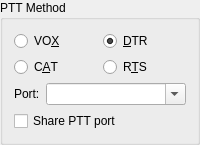
        <widget class="QGroupBox" name="PTT_method_group_box">
         <property name="sizePolicy">
          <sizepolicy hsizetype="Expanding" vsizetype="Preferred">
           <horstretch>0</horstretch>
           <verstretch>0</verstretch>
          </sizepolicy>
         </property>
         <property name="toolTip">
          <string>How this program activates the PTT on your radio</string>
         </property>
         <property name="title">
          <string>PTT Method</string>
         </property>
         <layout class="QGridLayout" name="gridLayout_2">
          <item row="1" column="0">
           <widget class="QRadioButton" name="PTT_CAT_radio_button">
            <property name="toolTip">
             <string>Some radios support PTT via CAT commands,
use this option if your radio supports it and you have no
other hardware interface for PTT.</string>
            </property>
            <property name="text">
             <string>C&amp;AT</string>
            </property>
            <attribute name="buttonGroup">
             <string notr="true">PTT_method_button_group</string>
            </attribute>
           </widget>
          </item>
          <item row="0" column="1">
           <widget class="QRadioButton" name="PTT_DTR_radio_button">
            <property name="toolTip">
             <string>&lt;html&gt;&lt;head/&gt;&lt;body&gt;&lt;p&gt;Use the RS-232 DTR control line to toggle your radio's PTT, requires hardware to inteface the line.&lt;/p&gt;&lt;p&gt;Some commercial interface units also use this method.&lt;/p&gt;&lt;p&gt;The DTR control line of the CAT serial port may be used for this or a DTR control line on a different serial port may be used.&lt;/p&gt;&lt;/body&gt;&lt;/html&gt;</string>
            </property>
            <property name="text">
             <string>&amp;DTR</string>
            </property>
            <property name="checked">
             <bool>true</bool>
            </property>
            <attribute name="buttonGroup">
             <string notr="true">PTT_method_button_group</string>
            </attribute>
           </widget>
          </item>
          <item row="0" column="0">
           <widget class="QRadioButton" name="PTT_VOX_radio_button">
            <property name="toolTip">
             <string>&lt;html&gt;&lt;head/&gt;&lt;body&gt;&lt;p&gt;No PTT activation, instead the radio's automatic VOX is used to key the transmitter.&lt;/p&gt;&lt;p&gt;Use this if you have no radio interface hardware.&lt;/p&gt;&lt;/body&gt;&lt;/html&gt;</string>
            </property>
            <property name="text">
             <string>VO&amp;X</string>
            </property>
            <attribute name="buttonGroup">
             <string notr="true">PTT_method_button_group</string>
            </attribute>
           </widget>
          </item>
          <item row="1" column="1">
           <widget class="QRadioButton" name="PTT_RTS_radio_button">
            <property name="toolTip">
             <string>&lt;html&gt;&lt;head/&gt;&lt;body&gt;&lt;p&gt;Use the RS-232 RTS control line to toggle your radio's PTT, requires hardware to inteface the line.&lt;/p&gt;&lt;p&gt;Some commercial interface units also use this method.&lt;/p&gt;&lt;p&gt;The RTS control line of the CAT serial port may be used for this or a RTS control line on a different serial port may be used. Note that this option is not available on the CAT serial port when hardware flow control is used.&lt;/p&gt;&lt;/body&gt;&lt;/html&gt;</string>
            </property>
            <property name="text">
             <string>R&amp;TS</string>
            </property>
            <attribute name="buttonGroup">
             <string notr="true">PTT_method_button_group</string>
            </attribute>
           </widget>
          </item>
          <item row="2" column="0" rowspan="3" colspan="2">
           <layout class="QFormLayout" name="formLayout_4">
            <property name="fieldGrowthPolicy">
             <enum>QFormLayout::ExpandingFieldsGrow</enum>
            </property>
            <item row="0" column="0">
             <widget class="QLabel" name="PTT_port_label">
              <property name="text">
               <string>Port:</string>
              </property>
              <property name="buddy">
               <cstring>PTT_port_combo_box</cstring>
              </property>
             </widget>
            </item>
            <item row="0" column="1">
             <widget class="QComboBox" name="PTT_port_combo_box">
              <property name="sizePolicy">
               <sizepolicy hsizetype="MinimumExpanding" vsizetype="Fixed">
                <horstretch>1</horstretch>
                <verstretch>0</verstretch>
               </sizepolicy>
              </property>
              <property name="toolTip">
               <string>&lt;html&gt;&lt;head/&gt;&lt;body&gt;&lt;p&gt;Select the RS-232 serial port utilised for PTT control, this option is available when DTR or RTS is selected above as a transmit method.&lt;/p&gt;&lt;p&gt;This port can be the same one as the one used for CAT control.&lt;/p&gt;&lt;p&gt;For some interface types the special value CAT may be chosen, this is used for non-serial CAT interfaces that can control serial port control lines remotely (OmniRig for example).&lt;/p&gt;&lt;/body&gt;&lt;/html&gt;</string>
              </property>
              <property name="editable">
               <bool>true</bool>
              </property>
              <property name="currentText">
               <string/>
              </property>
              <property name="currentIndex">
               <number>-1</number>
              </property>
              <property name="insertPolicy">
               <enum>QComboBox::NoInsert</enum>
              </property>
             </widget>
            </item>
            <item row="1" column="0" colspan="2">
             <widget class="QCheckBox" name="rig_ptt_share_check_box">
              <property name="sizePolicy">
               <sizepolicy hsizetype="Preferred" vsizetype="Fixed">
                <horstretch>0</horstretch>
                <verstretch>0</verstretch>
               </sizepolicy>
              </property>
              <property name="toolTip">
               <string>&lt;html&gt;&lt;head/&gt;&lt;body&gt;&lt;p&gt;Request enable PTT port sharing in Hamlib.&lt;/p&gt;&lt;/body&gt;&lt;/html&gt;</string>
              </property>
              <property name="text">
               <string>Share PTT port</string>
              </property>
             </widget>
            </item>
           </layout>
          </item>
         </layout>
        </widget>
